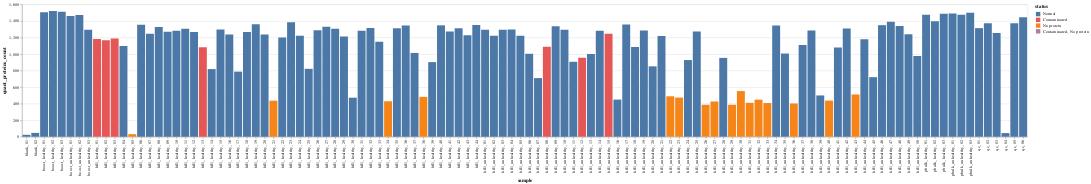

Source (notebook cell):
### Code cell
oscutils.make_proteins_counts_plot(source="mm", quant_or_found="quant", clean=False)

### Figure 1 — Vega-Lite specification as saved in the notebook (floating-point values rounded to 4 significant figures)
{"config": {"view": {"continuousWidth": 400, "continuousHeight": 300}}, "data": {"name": "data-b0b132d9fec18ec697ece100ce7df482"}, "mark": "bar", "encoding": {"color": {"field": "status", "scale": {"domain": ["Normal", "Contaminated", "No protein", "Contaminated, No protein"], "range": ["#4c78a8", "#e45756", "#f58518", "#b279a2"]}, "type": "nominal"}, "x": {"field": "sample", "type": "nominal"}, "y": {"field": "quant_proteins_count", "type": "quantitative"}}, "$schema": "https://vega.github.io/schema/vega-lite/v4.17.0.json", "datasets": {"data-b0b132d9fec18ec697ece100ce7df482": [{"sample": "blank_01", "bad": false, "np": false, "quant_proteins_count": 23, "status": "Normal"}, {"sample": "hfl1_healthy_05", "bad": false, "np": true, "quant_proteins_count": 31, "status": "No protein"}, {"sample": "qc_04", "bad": false, "np": false, "quant_proteins_count": 44, "status": "Normal"}, {"sample": "blank_02", "bad": false, "np": false, "quant_proteins_count": 46, "status": "Normal"}, {"sample": "hfl1_unhealthy_26", "bad": false, "np": true, "quant_proteins_count": 386, "status": "No protein"}, {"sample": "hfl1_unhealthy_29", "bad": false, "np": true, "quant_proteins_count": 386, "status": "No protein"}, {"sample": "hfl1_unhealthy_36", "bad": false, "np": true, "quant_proteins_count": 402, "status": "No protein"}, {"sample": "hfl1_unhealthy_33", "bad": false, "np": true, "quant_proteins_count": 407, "status": "No protein"}, {"sample": "hfl1_unhealthy_31", "bad": false, "np": true, "quant_proteins_count": 410, "status": "No protein"}, {"sample": "hfl1_unhealthy_27", "bad": false, "np": true, "quant_proteins_count": 426, "status": "No protein"}, {"sample": "hfl1_healthy_34", "bad": false, "np": true, "quant_proteins_count": 429, "status": "No protein"}, {"sample": "hfl1_healthy_21", "bad": false, "np": true, "quant_proteins_count": 436, "status": "No protein"}, {"sample": "hfl1_unhealthy_40", "bad": false, "np": true, "quant_proteins_count": 437, "status": "No protein"}, {"sample": "hfl1_unhealthy_32", "bad": false, "np": true, "quant_proteins_count": 448, "status": "No protein"}, {"sample": "hfl1_unhealthy_16", "bad": false, "np": false, "quant_proteins_count": 449, "status": "Normal"}, {"sample": "hfl1_healthy_30", "bad": false, "np": false, "quant_proteins_count": 472, "status": "Normal"}, {"sample": "hfl1_unhealthy_23", "bad": false, "np": true, "quant_proteins_count": 473, "status": "No protein"}, {"sample": "hfl1_healthy_38", "bad": false, "np": true, "quant_proteins_count": 482, "status": "No protein"}, {"sample": "hfl1_unhealthy_22", "bad": false, "np": true, "quant_proteins_count": 489, "status": "No protein"}, {"sample": "hfl1_unhealthy_39", "bad": false, "np": false, "quant_proteins_count": 499, "status": "Normal"}, {"sample": "hfl1_unhealthy_43", "bad": false, "np": true, "quant_proteins_count": 511, "status": "No protein"}, {"sample": "hfl1_unhealthy_30", "bad": false, "np": true, "quant_proteins_count": 552, "status": "No protein"}, {"sample": "hfl1_unhealthy_07", "bad": false, "np": false, "quant_proteins_count": 709, "status": "Normal"}, {"sample": "hfl1_unhealthy_45", "bad": false, "np": false, "quant_proteins_count": 720, "status": "Normal"}, {"sample": "hfl1_healthy_17", "bad": false, "np": false, "quant_proteins_count": 787, "status": "Normal"}, {"sample": "hfl1_healthy_14", "bad": false, "np": false, "quant_proteins_count": 818, "status": "Normal"}, {"sample": "hfl1_healthy_25", "bad": false, "np": false, "quant_proteins_count": 821, "status": "Normal"}, {"sample": "hfl1_unhealthy_20", "bad": false, "np": false, "quant_proteins_count": 851, "status": "Normal"}, {"sample": "hfl1_healthy_39", "bad": false, "np": false, "quant_proteins_count": 902, "status": "Normal"}, {"sample": "hfl1_unhealthy_11", "bad": false, "np": false, "quant_proteins_count": 906, "status": "Normal"}, {"sample": "hfl1_unhealthy_24", "bad": false, "np": false, "quant_proteins_count": 927, "status": "Normal"}, {"sample": "hfl1_unhealthy_28", "bad": false, "np": false, "quant_proteins_count": 953, "status": "Normal"}, {"sample": "hfl1_unhealthy_12", "bad": true, "np": false, "quant_proteins_count": 955, "status": "Contaminated"}, {"sample": "hfl1_unhealthy_50", "bad": false, "np": false, "quant_proteins_count": 976, "status": "Normal"}, {"sample": "hfl1_unhealthy_13", "bad": false, "np": false, "quant_proteins_count": 1000, "status": "Normal"}, {"sample": "hfl1_unhealthy_06", "bad": false, "np": false, "quant_proteins_count": 1003, "status": "Normal"}, {"sample": "hfl1_unhealthy_35", "bad": false, "np": false, "quant_proteins_count": 1006, "status": "Normal"}, {"sample": "hfl1_healthy_37", "bad": false, "np": false, "quant_proteins_count": 1013, "status": "Normal"}, {"sample": "hfl1_unhealthy_41", "bad": false, "np": false, "quant_proteins_count": 1078, "status": "Normal"}, {"sample": "hfl1_healthy_13", "bad": true, "np": false, "quant_proteins_count": 1083, "status": "Contaminated"}, {"sample": "hfl1_unhealthy_18", "bad": false, "np": false, "quant_proteins_count": 1086, "status": "Normal"}, {"sample": "hfl1_unhealthy_08", "bad": true, "np": false, "quant_proteins_count": 1089, "status": "Contaminated"}, {"sample": "hfl1_healthy_04", "bad": false, "np": false, "quant_proteins_count": 1097, "status": "Normal"}, {"sample": "hfl1_unhealthy_37", "bad": false, "np": false, "quant_proteins_count": 1110, "status": "Normal"}, {"sample": "hfl1_healthy_33", "bad": false, "np": false, "quant_proteins_count": 1149, "status": "Normal"}, {"sample": "hfl1_healthy_02", "bad": true, "np": false, "quant_proteins_count": 1167, "status": "Contaminated"}, {"sample": "hfl1_unhealthy_44", "bad": false, "np": false, "quant_proteins_count": 1178, "status": "Normal"}, {"sample": "hfl1_healthy_01", "bad": true, "np": false, "quant_proteins_count": 1182, "status": "Contaminated"}, {"sample": "hfl1_healthy_03", "bad": true, "np": false, "quant_proteins_count": 1189, "status": "Contaminated"}, {"sample": "hfl1_healthy_22", "bad": false, "np": false, "quant_proteins_count": 1201, "status": "Normal"}, {"sample": "hfl1_healthy_29", "bad": false, "np": false, "quant_proteins_count": 1212, "status": "Normal"}, {"sample": "hfl1_unhealthy_21", "bad": false, "np": false, "quant_proteins_count": 1219, "status": "Normal"}, {"sample": "hfl1_healthy_24", "bad": false, "np": false, "quant_proteins_count": 1220, "status": "Normal"}, {"sample": "hfl1_unhealthy_05", "bad": false, "np": false, "quant_proteins_count": 1220, "status": "Normal"}, {"sample": "hfl1_unhealthy_02", "bad": false, "np": false, "quant_proteins_count": 1220, "status": "Normal"}, {"sample": "hfl1_healthy_43", "bad": false, "np": false, "quant_proteins_count": 1227, "status": "Normal"}, {"sample": "hfl1_healthy_20", "bad": false, "np": false, "quant_proteins_count": 1235, "status": "Normal"}, {"sample": "hfl1_healthy_16", "bad": false, "np": false, "quant_proteins_count": 1235, "status": "Normal"}, {"sample": "hfl1_unhealthy_49", "bad": false, "np": false, "quant_proteins_count": 1240, "status": "Normal"}, {"sample": "hfl1_healthy_07", "bad": false, "np": false, "quant_proteins_count": 1244, "status": "Normal"}, {"sample": "hfl1_unhealthy_15", "bad": true, "np": false, "quant_proteins_count": 1245, "status": "Contaminated"}, {"sample": "qc_03", "bad": false, "np": false, "quant_proteins_count": 1254, "status": "Normal"}, {"sample": "hfl1_healthy_18", "bad": false, "np": false, "quant_proteins_count": 1265, "status": "Normal"}, {"sample": "hfl1_healthy_12", "bad": false, "np": false, "quant_proteins_count": 1266, "status": "Normal"}, {"sample": "hfl1_healthy_09", "bad": false, "np": false, "quant_proteins_count": 1270, "status": "Normal"}, {"sample": "hfl1_healthy_41", "bad": false, "np": false, "quant_proteins_count": 1271, "status": "Normal"}, {"sample": "hfl1_unhealthy_25", "bad": false, "np": false, "quant_proteins_count": 1273, "status": "Normal"}, {"sample": "hfl1_healthy_31", "bad": false, "np": false, "quant_proteins_count": 1281, "status": "Normal"}, {"sample": "hfl1_healthy_10", "bad": false, "np": false, "quant_proteins_count": 1282, "status": "Normal"}, {"sample": "hfl1_unhealthy_14", "bad": false, "np": false, "quant_proteins_count": 1282, "status": "Normal"}, {"sample": "hfl1_unhealthy_19", "bad": false, "np": false, "quant_proteins_count": 1283, "status": "Normal"}, {"sample": "hfl1_unhealthy_38", "bad": false, "np": false, "quant_proteins_count": 1284, "status": "Normal"}, {"sample": "hfl1_healthy_26", "bad": false, "np": false, "quant_proteins_count": 1288, "status": "Normal"}, {"sample": "hfl1_unhealthy_10", "bad": false, "np": false, "quant_proteins_count": 1293, "status": "Normal"}, {"sample": "boost_unhealthy_03", "bad": false, "np": false, "quant_proteins_count": 1294, "status": "Normal"}, {"sample": "hfl1_unhealthy_03", "bad": false, "np": false, "quant_proteins_count": 1294, "status": "Normal"}, {"sample": "hfl1_unhealthy_01", "bad": false, "np": false, "quant_proteins_count": 1295, "status": "Normal"}, {"sample": "hfl1_unhealthy_04", "bad": false, "np": false, "quant_proteins_count": 1296, "status": "Normal"}, {"sample": "hfl1_healthy_15", "bad": false, "np": false, "quant_proteins_count": 1298, "status": "Normal"}, {"sample": "hfl1_healthy_11", "bad": false, "np": false, "quant_proteins_count": 1305, "status": "Normal"}, {"sample": "hfl1_healthy_28", "bad": false, "np": false, "quant_proteins_count": 1307, "status": "Normal"}, {"sample": "hfl1_unhealthy_42", "bad": false, "np": false, "quant_proteins_count": 1310, "status": "Normal"}, {"sample": "hfl1_healthy_42", "bad": false, "np": false, "quant_proteins_count": 1312, "status": "Normal"}, {"sample": "qc_01", "bad": false, "np": false, "quant_proteins_count": 1313, "status": "Normal"}, {"sample": "hfl1_healthy_35", "bad": false, "np": false, "quant_proteins_count": 1313, "status": "Normal"}, {"sample": "hfl1_healthy_32", "bad": false, "np": false, "quant_proteins_count": 1315, "status": "Normal"}, {"sample": "hfl1_healthy_08", "bad": false, "np": false, "quant_proteins_count": 1326, "status": "Normal"}, {"sample": "hfl1_healthy_27", "bad": false, "np": false, "quant_proteins_count": 1331, "status": "Normal"}, {"sample": "hfl1_unhealthy_09", "bad": false, "np": false, "quant_proteins_count": 1335, "status": "Normal"}, {"sample": "hfl1_unhealthy_48", "bad": false, "np": false, "quant_proteins_count": 1339, "status": "Normal"}, {"sample": "hfl1_unhealthy_34", "bad": false, "np": false, "quant_proteins_count": 1344, "status": "Normal"}, {"sample": "hfl1_healthy_36", "bad": false, "np": false, "quant_proteins_count": 1344, "status": "Normal"}, {"sample": "hfl1_healthy_40", "bad": false, "np": false, "quant_proteins_count": 1347, "status": "Normal"}, {"sample": "hfl1_unhealthy_46", "bad": false, "np": false, "quant_proteins_count": 1349, "status": "Normal"}, {"sample": "hfl1_healthy_44", "bad": false, "np": false, "quant_proteins_count": 1350, "status": "Normal"}, {"sample": "hfl1_healthy_06", "bad": false, "np": false, "quant_proteins_count": 1355, "status": "Normal"}, {"sample": "hfl1_unhealthy_17", "bad": false, "np": false, "quant_proteins_count": 1357, "status": "Normal"}, {"sample": "hfl1_healthy_19", "bad": false, "np": false, "quant_proteins_count": 1359, "status": "Normal"}, {"sample": "qc_05", "bad": false, "np": false, "quant_proteins_count": 1371, "status": "Normal"}, {"sample": "qc_02", "bad": false, "np": false, "quant_proteins_count": 1372, "status": "Normal"}, {"sample": "hfl1_healthy_23", "bad": false, "np": false, "quant_proteins_count": 1383, "status": "Normal"}, {"sample": "hfl1_unhealthy_47", "bad": false, "np": false, "quant_proteins_count": 1389, "status": "Normal"}, {"sample": "pbulk_healthy_02", "bad": false, "np": false, "quant_proteins_count": 1395, "status": "Normal"}, {"sample": "qc_06", "bad": false, "np": false, "quant_proteins_count": 1444, "status": "Normal"}, {"sample": "boost_unhealthy_01", "bad": false, "np": false, "quant_proteins_count": 1461, "status": "Normal"}, {"sample": "boost_unhealthy_02", "bad": false, "np": false, "quant_proteins_count": 1473, "status": "Normal"}, {"sample": "pbulk_healthy_01", "bad": false, "np": false, "quant_proteins_count": 1474, "status": "Normal"}, {"sample": "pbulk_unhealthy_02", "bad": false, "np": false, "quant_proteins_count": 1475, "status": "Normal"}, {"sample": "pbulk_healthy_03", "bad": false, "np": false, "quant_proteins_count": 1487, "status": "Normal"}, {"sample": "pbulk_unhealthy_01", "bad": false, "np": false, "quant_proteins_count": 1489, "status": "Normal"}, {"sample": "pbulk_unhealthy_03", "bad": false, "np": false, "quant_proteins_count": 1498, "status": "Normal"}, {"sample": "boost_healthy_01", "bad": false, "np": false, "quant_proteins_count": 1505, "status": "Normal"}, {"sample": "boost_healthy_03", "bad": false, "np": false, "quant_proteins_count": 1512, "status": "Normal"}, {"sample": "boost_healthy_02", "bad": false, "np": false, "quant_proteins_count": 1519, "status": "Normal"}]}}
